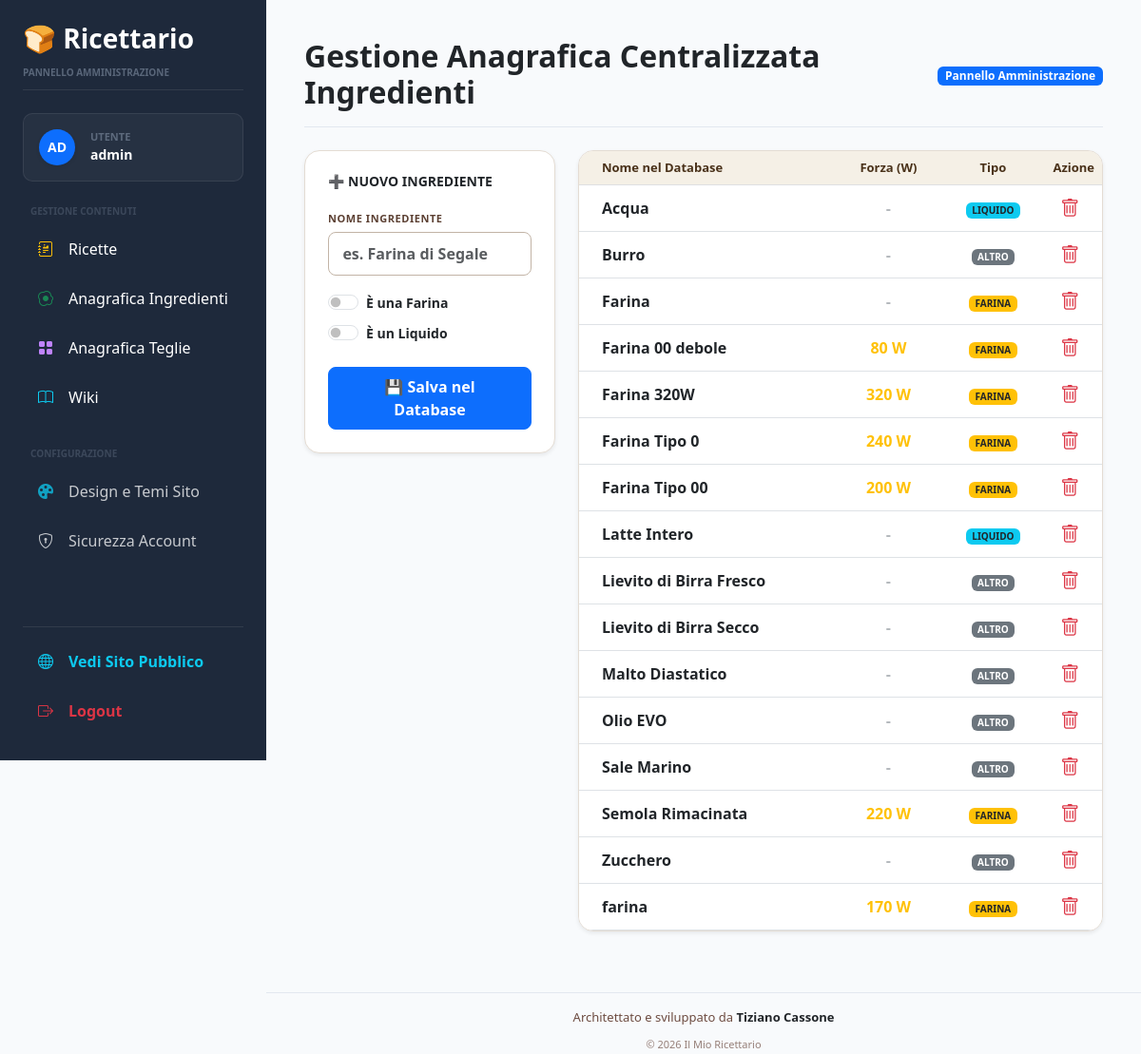
The app's page /admin/ingredients/master (signed in) with its own data.
### models/user.py (models this page shows, shortened)
class User(UserMixin, db.Model):
    __tablename__ = "users"
    id = db.Column(
        db.Integer,
        primary_key=True
    )
    username = db.Column(
        db.String(100),
        unique=True,
        nullable=False
    )
    password_hash = db.Column(
        db.String(255),
        nullable=False
    )
    is_admin = db.Column(
        db.Boolean,
        default=False
    )

### models/ingredient_master.py (models this page shows, shortened)
class MasterIngredient(db.Model):
    __tablename__ = "master_ingredients"
    id = db.Column(
        db.Integer,
        primary_key=True
    )
    name = db.Column(
        db.String(255),
        unique=True,
        nullable=False
    )
    is_flour = db.Column(
        db.Boolean,
        default=False
    )
    is_liquid = db.Column(
        db.Boolean,
        default=False
    )
    w_value = db.Column(
        db.Integer,
        nullable=True,
        default=0
    )

### routes/admin.py (the view)
@admin_bp.route("/ingredients/master", methods=["GET"])
@login_required
def master_ingredients_view():
    master_ingredients = MasterIngredient.query.order_by(MasterIngredient.name).all()
    return render_template(
        "admin/ingredients_master.html",
        master_ingredients_list=master_ingredients
    )

### app.py (called while the page is built)
@login_manager.user_loader
def load_user(user_id):
    return db.session.get(
        User,
        int(user_id)
    )

@app.context_processor
def inject_global_settings():
    setting_record = Setting.query.order_by(Setting.id.desc()).first()
    return dict(
        settings_data=setting_record
    )

### templates/admin/ingredients_master.html (shortened to what this page needs)
{% extends "base.html" %}
{% block page_title %}Gestione Anagrafica Centralizzata Ingredienti{% endblock %}
{% block content %}
<div class="row g-4">
    <div class="col-md-4">
        <div class="card shadow-sm border-0 bg-white p-4 rounded-4">
            <h5 class="fw-bold mb-3 text-dark text-uppercase" style="font-size: 14px;">➕ Nuovo Ingrediente</h5>
            <form method="post" action="{{ url_for('admin.master_ingredient_add') }}">
                <div class="mb-3">
                    <label class="form-label small fw-bold text-secondary text-uppercase" style="font-size: 11px;">Nome Ingrediente</label>
                    <input type="text" name="name" class="form-control fw-semibold rounded-3" placeholder="es. Farina di Segale" required>
                </div>
                <div class="form-check form-switch mb-2 shadow-none">
                    <input class="form-check-input" type="checkbox" name="is_flour" id="master_is_flour">
                    <label class="form-check-label small fw-bold text-dark" for="master_is_flour">È una Farina</label>
                </div>
                <div class="form-check form-switch mb-4 shadow-none">
                    <input class="form-check-input" type="checkbox" name="is_liquid" id="master_is_liquid">
                    <label class="form-check-label small fw-bold text-dark" for="master_is_liquid">È un Liquido</label>
                </div>
                <button type="submit" class="btn btn-primary w-100 fw-bold rounded-3 py-2">💾 Salva nel Database</button>
            </form>
        </div>
    </div>
    <div class="col-md-8">
        <div class="card shadow-sm border-0 bg-white rounded-4 overflow-hidden">
            <div class="card-body p-0">
                <div class="table-responsive">
                    <table class="table table-hover align-middle mb-0">
                        <thead class="table-light">
                            <tr class="small text-secondary" style="font-size: 13px;">
                                <th class="ps-4">Nome nel Database</th>
                                <th class="text-center" style="width: 20%;">Forza (W)</th>
                                <th class="text-center" style="width: 20%;">Tipo</th>
                                <th class="text-center" style="width: 10%;">Azione</th>
                            </tr>
                        </thead>
                        <tbody>
                            {% if master_ingredients_list %}
                                {% for ing in master_ingredients_list %}
                                <tr class="border-bottom">
                                    <td class="ps-4 fw-semibold text-dark">{{ ing.name }}</td>
                                    <td class="text-center fw-bold text-secondary">
                                        {% if ing.is_flour and ing.w_value and ing.w_value > 0 %}
                                            <span class="text-warning">{{ ing.w_value }} W</span>
                                        {% else %}
                                            <span class="opacity-50">-</span>
                                        {% endif %}
                                    </td>
                                    <td class="text-center">
                                        {% if ing.is_flour %}
                                            <span class="badge bg-warning text-dark px-2.5 py-1.5 rounded-2 fw-bold" style="font-size: 10px;">FARINA</span>
                                        {% elif ing.is_liquid %}
                                            <span class="badge bg-info text-dark px-2.5 py-1.5 rounded-2 fw-bold" style="font-size: 10px;">LIQUIDO</span>
                                        {% else %}
                                            <span class="badge bg-secondary px-2.5 py-1.5 rounded-2 fw-bold" style="font-size: 10px;">ALTRO</span>
                                        {% endif %}
                                    </td>
                                    <td class="text-center pe-3">
                                        <a href="{{ url_for('admin.master_ingredient_delete', id=ing.id) }}" class="btn btn-sm btn-link text-danger p-0 shadow-none">
                                            <i class="bi bi-trash fs-5"></i>
                                        </a>
                                    </td>
                                </tr>
                                {% endfor %}
                            {% else %}
                                <tr>
                                    <td colspan="4" class="text-center text-muted py-4 fw-medium">Nessun ingrediente presente nel DB.</td>
                                </tr>
                            {% endif %}
                        </tbody>
                    </table>
                </div>
            </div>
        </div>
    </div>
</div>
{% endblock %}

### templates/base.html (shortened to what this page needs)
<!DOCTYPE html>
<html lang="it">
<head>
    <link href="https://cdn.jsdelivr.net/npm/bootstrap@5.3.0/dist/css/bootstrap.min.css" rel="stylesheet">
    <link href="https://cdn.quilljs.com/1.3.6/quill.snow.css" rel="stylesheet">
    <link rel="stylesheet" href="{{ url_for('static', filename='css/admin.css') }}">
    <link rel="stylesheet" href="https://cdn.jsdelivr.net/npm/bootstrap-icons@1.11.3/font/bootstrap-icons.min.css">
</head>
<body class="{% if not request.path.startswith('/admin') and settings_data %}{{ settings_data.theme_active }}{% endif %}">
{% if current_user.is_authenticated and request.path.startswith('/admin') %}
    <div class="sidebar d-flex flex-column justify-content-between p-4"
         style="width: 280px; position: fixed; height: 100vh; background: #1e293b; color: #fff; z-index: 1000;">
        <div>
            <div class="mb-4 pb-2 border-bottom border-secondary border-opacity-25">
                <h3 class="mb-1 text-white fw-bold">🍞 Ricettario</h3>
                <small class="text-uppercase tracking-wider fw-semibold opacity-50" style="font-size: 10px; color: #94a3b8;">Pannello Amministrazione</small>
            </div>
            <div class="mb-4 p-3 d-flex align-items-center gap-3" style="background: rgba(255, 255, 255, 0.04); border: 1px solid rgba(255, 255, 255, 0.08); border-radius: 10px;">
                <div class="bg-primary rounded-circle d-flex align-items-center justify-content-center text-white fw-bold shadow-sm" style="width: 38px; height: 38px; font-size: 14px;">
                    {{ current_user.username[:2].upper() }}
                </div>
                <div>
                    <div style="font-size: 11px; color: #94a3b8;" class="text-uppercase fw-bold opacity-50">Utente</div>
                    <div class="fw-bold text-white small">{{ current_user.username }}</div>
                </div>
            </div>
            <div class="nav flex-column gap-1 mb-4">
                <span class="text-uppercase tracking-wider fw-bold px-2 mb-2 opacity-25" style="font-size: 10px; color: #94a3b8;">Gestione Contenuti</span>
                <a href="{{ url_for('admin.recipes') }}" class="nav-link text-white rounded px-3 py-2 d-flex align-items-center gap-3 hover-sidebar">
                    <i class="bi bi-journal-richtext text-warning"></i><span>Ricette</span>
                </a>
                <a href="{{ url_for('admin.master_ingredients_view') }}" class="nav-link text-white rounded px-3 py-2 d-flex align-items-center gap-3 hover-sidebar">
                    <i class="bi bi-egg-fried text-success"></i><span>Anagrafica Ingredienti</span>
                </a>
                <a href="{{ url_for('admin.master_pans_view') }}" class="nav-link text-white rounded px-3 py-2 d-flex align-items-center gap-3 hover-sidebar">
                    <i class="bi bi-grid-fill text-purple" style="color: #c084fc !important;"></i><span>Anagrafica Teglie</span>
                </a>
                <a href="{{ url_for('admin.wiki_list') }}" class="nav-link text-white rounded px-3 py-2 d-flex align-items-center gap-3 hover-sidebar">
                    <i class="bi bi-book text-info"></i><span>Wiki</span>
                </a>
            </div>
            <div class="nav flex-column gap-1">
                <span class="text-uppercase tracking-wider fw-bold px-2 mb-2 opacity-25" style="font-size: 10px; color: #94a3b8;">Configurazione</span>
                <a href="{{ url_for('admin.settings_theme') }}" class="nav-link text-white rounded px-3 py-2 d-flex align-items-center gap-3 opacity-75 hover-sidebar">
                    <i class="bi bi-palette-fill text-info"></i><span>Design e Temi Sito</span>
                </a>
                <a href="{{ url_for('admin.change_password') }}" class="nav-link text-white rounded px-3 py-2 d-flex align-items-center gap-3 opacity-75 hover-sidebar">
                    <i class="bi bi-shield-lock"></i><span>Sicurezza Account</span>
                </a>
            </div>
        </div>
        <div class="pt-3 border-top border-secondary border-opacity-25 nav flex-column gap-1">
            <a href="{{ url_for('recipes.list_recipes') }}" target="_blank" class="nav-link text-info rounded px-3 py-2 d-flex align-items-center gap-3 hover-sidebar fw-semibold small">
                <i class="bi bi-globe"></i><span>Vedi Sito Pubblico</span>
            </a>
            <a href="{{ url_for('admin.logout') }}" class="nav-link text-danger rounded px-3 py-2 d-flex align-items-center gap-3 hover-sidebar fw-semibold small">
                <i class="bi bi-box-arrow-right"></i><span>Logout</span>
            </a>
        </div>
    </div>
    <div class="main-content" style="margin-left: 280px; padding: 40px; min-height: 100vh; background: #f8fafc;">
        <div class="d-flex justify-content-between align-items-center mb-4 pb-3 border-bottom" style="border-color: #e2e8f0 !important;">
            <div><h2 class="fw-bold text-dark mb-0">{% block page_title %}{% endblock %}</h2></div>
            <div><span class="badge bg-primary px-3 py-2">Pannello Amministrazione</span></div>
        </div>
{% elif current_user.is_authenticated and not request.path.startswith('/admin') %}
    <div class="container py-3">
{% else %}
    <div class="container py-4">
{% endif %}
    {% block content %}
    {% endblock %}
</div>
{% if current_user.is_authenticated and request.path.startswith('/admin') %}
    <div class="container-fluid mt-4 text-center text-muted pt-3 border-top" style="border-color: #e2e8f0 !important; margin-left: 280px; max-width: calc(100% - 280px);">
        <div class="mb-1" style="font-size: 13px;">Architettato e sviluppato da <strong class="text-dark">Tiziano Cassone</strong></div>
        <small style="font-size: 11px; opacity: 0.7;">© 2026 Il Mio Ricettario</small>
    </div>
{% endif %}
</body>
</html>

### static/css/admin.css (style rules this page uses)
body { background: #f4f1ea; font-family: 'Segoe UI', Arial, sans-serif; color: #3e2723; }
.sidebar { position: fixed; top: 0; left: 0; width: 260px; height: 100vh; background: #2e1c0c; color: white; padding: 20px; }
.sidebar h3 { margin-bottom: 10px; font-weight: 700; color: #f59e0b; }
.sidebar a { display: block; color: #e5e7eb; text-decoration: none; padding: 12px; border-radius: 10px; margin-bottom: 8px; transition: .2s; }
.main-content { margin-left: 280px; padding: 40px; }
.card { border: 1px solid #e4dcd3 !important; border-radius: 18px; box-shadow: 0 6px 20px rgba(74, 50, 26, 0.05); background-color: #fdfbf9; overflow: hidden; }
.table { margin-bottom: 0; }
.table th { font-weight: 700; color: #4a321a; background-color: #f5f0e6; }
.form-control, .form-select { border-radius: 12px; border: 1px solid #c2b4a6; padding: 0.6rem 0.9rem; background-color: #ffffff; color: #2b1810; font-weight: 500; transition: all 0.2s ease-in-out; }
.form-label { margin-bottom: 0.4rem; letter-spacing: 0.05em; color: #5c4033 !important; font-weight: 700 !important; }
.text-muted { color: #6d4c41 !important; font-weight: 500; }
.btn { border-radius: 12px; padding: 0.6rem 1.2rem; font-weight: 600; transition: all 0.2s ease-in-out; }
h1, h2, h3, h4, h5 { font-weight: 700; color: #2e1c0c; }

### templates/base.html (style rules this page uses)
body { background-color: #f8fafc !important; color: #1e293b !important; }
span[class*="badge"], .badge, span[style*="background-color"][style*="color"] { display: inline-flex !important; align-items: center !important; justify-content: center !important; text-align: center !important; vertical-align: middle !important; padding: 0.35em 0.65em !important; font-weight: 700 !important; line-height: 1 !important; border-radius: 6px !important; }
.hover-sidebar { transition: all 0.2s ease-in-out; }

### records on screen
User: username "AD", username "admin"
MasterIngredient: name "Acqua", is_flour "LIQUIDO"
MasterIngredient: name "Burro", is_flour "ALTRO"
MasterIngredient: name "Farina", is_flour "FARINA"
MasterIngredient: name "Farina 00 debole", w_value "80", is_flour "FARINA"
MasterIngredient: name "Farina 320W", w_value "320", is_flour "FARINA"
MasterIngredient: name "Farina Tipo 0", w_value "240", is_flour "FARINA"
MasterIngredient: name "Farina Tipo 00", w_value "200", is_flour "FARINA"
MasterIngredient: name "Latte Intero", is_flour "LIQUIDO"
MasterIngredient: name "Lievito di Birra Fresco", is_flour "ALTRO"
MasterIngredient: name "Lievito di Birra Secco", is_flour "ALTRO"
MasterIngredient: name "Malto Diastatico", is_flour "ALTRO"
MasterIngredient: name "Olio EVO", is_flour "ALTRO"
MasterIngredient: name "Sale Marino", is_flour "ALTRO"
MasterIngredient: name "Semola Rimacinata", w_value "220", is_flour "FARINA"
MasterIngredient: name "Zucchero", is_flour "ALTRO"
MasterIngredient: name "farina", w_value "170", is_flour "FARINA"
